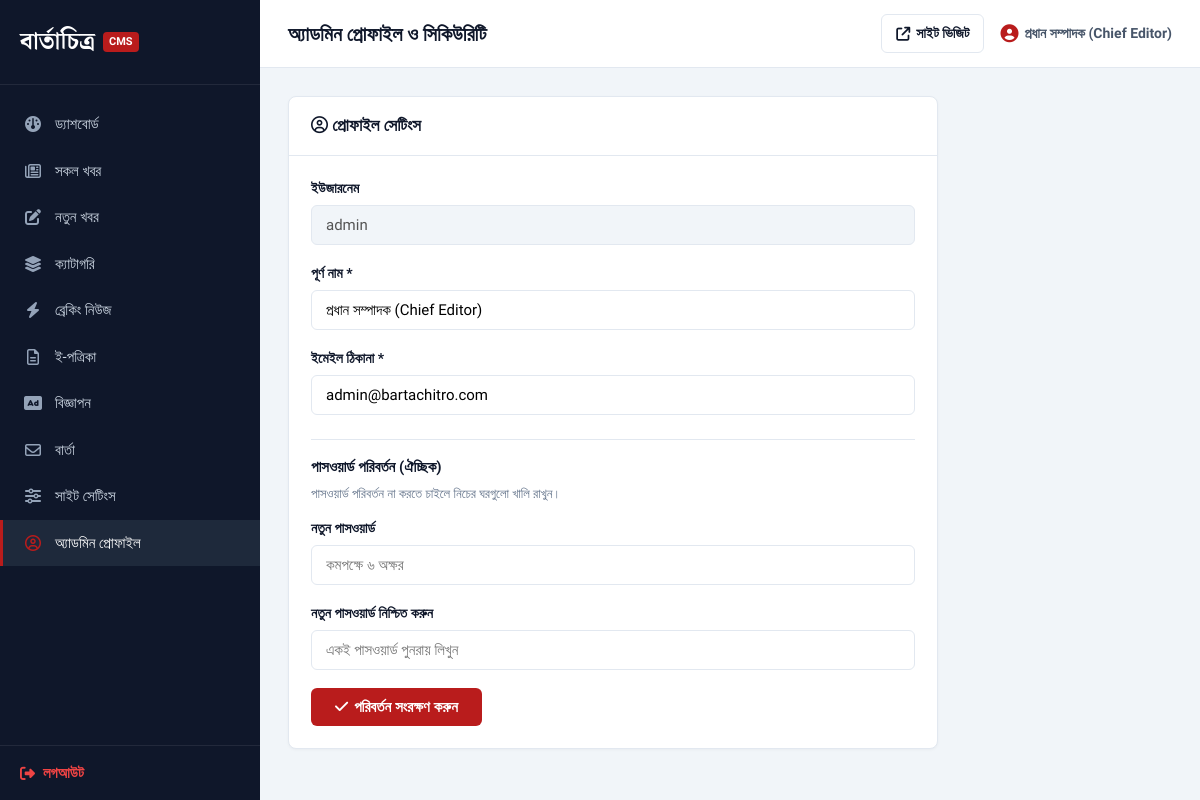
Screenshot of /admin/profile.php (signed in) with the database file from the repository.
### tables this page shows
CREATE TABLE IF NOT EXISTS `users` (
  `id` INT UNSIGNED NOT NULL AUTO_INCREMENT,
  `name` VARCHAR(100) NOT NULL,
  `email` VARCHAR(150) NOT NULL UNIQUE,
  `username` VARCHAR(50) NOT NULL UNIQUE,
  `password` VARCHAR(255) NOT NULL,
  `role` ENUM('admin', 'editor', 'reporter') NOT NULL DEFAULT 'editor',
  `avatar` VARCHAR(255) DEFAULT NULL,
  `status` ENUM('active', 'inactive') NOT NULL DEFAULT 'active',
  `created_at` DATETIME NOT NULL DEFAULT CURRENT_TIMESTAMP,
  `updated_at` DATETIME DEFAULT CURRENT_TIMESTAMP ON UPDATE CURRENT_TIMESTAMP,
  PRIMARY KEY (`id`)
);

### includes/functions.php (called while the page is built, shortened)
<?php
function e(?string $string): string {
    return htmlspecialchars($string ?? '', ENT_QUOTES, 'UTF-8');
}

### admin/profile.php (the view, shortened to what this page needs)
<?php
require_once __DIR__ . '/header.php';
$db = getDB();
$userId = $adminUser['id'];
$currUser = $db->prepare("SELECT * FROM users WHERE id = :id");
$currUser->execute([':id' => $userId]);
$userData = $currUser->fetch() ?: $adminUser;
?>
<div class="admin-card" style="max-width:650px;">
    <div class="admin-card-header">
        <h3><i class="fa-regular fa-circle-user"></i> প্রোফাইল সেটিংস</h3>
    </div>
    <div class="admin-card-body">
        <form action="<?= BASE_URL ?>/admin/profile.php" method="POST">
            <div class="form-group">
                <label class="form-label">ইউজারনেম</label>
                <input type="text" class="form-control" value="<?= e($userData['username'] ?? 'admin') ?>" disabled style="background:#f1f5f9;">
            </div>
            <div class="form-group">
                <label class="form-label">পূর্ণ নাম *</label>
                <input type="text" name="name" required class="form-control" value="<?= e($userData['name'] ?? '') ?>">
            </div>
            <div class="form-group">
                <label class="form-label">ইমেইল ঠিকানা *</label>
                <input type="email" name="email" required class="form-control" value="<?= e($userData['email'] ?? '') ?>">
            </div>
            <div style="margin:24px 0 16px;border-top:1px solid #e2e8f0;padding-top:16px;">
                <h4 style="font-size:15px;font-weight:700;margin-bottom:6px;color:#0f172a;">পাসওয়ার্ড পরিবর্তন (ঐচ্ছিক)</h4>
                <p style="font-size:13px;color:#64748b;margin-bottom:14px;">পাসওয়ার্ড পরিবর্তন না করতে চাইলে নিচের ঘরগুলো খালি রাখুন।</p>
                <div class="form-group">
                    <label class="form-label">নতুন পাসওয়ার্ড</label>
                    <input type="password" name="new_password" class="form-control" placeholder="কমপক্ষে ৬ অক্ষর">
                </div>
                <div class="form-group">
                    <label class="form-label">নতুন পাসওয়ার্ড নিশ্চিত করুন</label>
                    <input type="password" name="confirm_password" class="form-control" placeholder="একই পাসওয়ার্ড পুনরায় লিখুন">
                </div>
            </div>
            <button type="submit" class="btn-admin-primary" style="padding:10px 24px;font-size:15px;">
                <i class="fa-solid fa-check"></i> পরিবর্তন সংরক্ষণ করুন
            </button>
        </form>
    </div>
</div>
<?php require_once __DIR__ . '/footer.php'; ?>

### assets/css/admin.css (style rules this page uses)
:root { --admin-primary: #b91c1c; --admin-primary-dark: #991b1b; --admin-sidebar: #0f172a; --admin-sidebar-hover: #1e293b; --admin-sidebar-text: #cbd5e1; --admin-bg: #f1f5f9; --admin-card-bg: #ffffff; --admin-text: #0f172a; --admin-muted: #64748b; --admin-border: #e2e8f0; }
*, *::before, *::after { box-sizing: border-box; margin: 0; padding: 0; }
body.admin-body { font-family: 'Hind Siliguri', -apple-system, BlinkMacSystemFont, sans-serif; background-color: var(--admin-bg); color: var(--admin-text); line-height: 1.5; font-size: 15px; }
.admin-card { background: var(--admin-card-bg); border: 1px solid var(--admin-border); border-radius: 8px; box-shadow: 0 1px 3px rgba(0,0,0,0.04); margin-bottom: 24px; }
.admin-card-header { padding: 16px 22px; border-bottom: 1px solid var(--admin-border); display: flex; justify-content: space-between; align-items: center; }
.admin-card-header h3 { font-size: 17px; font-weight: 700; }
.admin-card-body { padding: 22px; }
.btn-admin-primary { background: var(--admin-primary); color: #ffffff; border: none; padding: 8px 16px; border-radius: 6px; font-weight: 600; font-size: 14px; cursor: pointer; display: inline-flex; align-items: center; gap: 6px; text-decoration: none; }
.form-group { margin-bottom: 18px; }
.form-label { display: block; font-weight: 600; font-size: 14px; margin-bottom: 6px; color: var(--admin-text); }
.form-control { width: 100%; padding: 10px 14px; border: 1px solid var(--admin-border); border-radius: 6px; font-size: 15px; font-family: inherit; outline: none; transition: border-color 0.2s; }

### rows the page displays
users: username "admin", name "প্রধান সম্পাদক (Chief Editor)", email "admin@bartachitro.com"

### other values shown
$adminTitle "অ্যাডমিন প্রোফাইল ও সিকিউরিটি"
$adminUser['name'] "প্রধান সম্পাদক (Chief Editor)"
